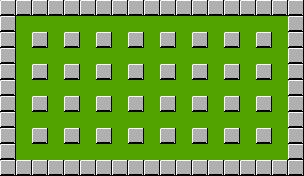

Tiled map render using the project's own tile images. Description and the whole map definition, tile-layer contents included, below:
An orthogonal 19x11 tile map with 16x16 px tiles, 2 tile layers (floor, block).

<map version="1.2" tiledversion="1.2.1" orientation="orthogonal" renderorder="right-down" width="19" height="11" tilewidth="16" tileheight="16" infinite="0" nextlayerid="3" nextobjectid="1">
 <tileset firstgid="1" name="game_element" tilewidth="16" tileheight="16" tilecount="11" columns="11">
  <image source="game_element.png" width="176" height="16" />
 </tileset>
 <layer id="1" name="floor" width="19" height="11">
  <data encoding="csv">
11,11,11,11,11,11,11,11,11,11,11,11,11,11,11,11,11,11,11,
11,11,11,11,11,11,11,11,11,11,11,11,11,11,11,11,11,11,11,
11,11,11,11,11,11,11,11,11,11,11,11,11,11,11,11,11,11,11,
11,11,11,11,11,11,11,11,11,11,11,11,11,11,11,11,11,11,11,
11,11,11,11,11,11,11,11,11,11,11,11,11,11,11,11,11,11,11,
11,11,11,11,11,11,11,11,11,11,11,11,11,11,11,11,11,11,11,
11,11,11,11,11,11,11,11,11,11,11,11,11,11,11,11,11,11,11,
11,11,11,11,11,11,11,11,11,11,11,11,11,11,11,11,11,11,11,
11,11,11,11,11,11,11,11,11,11,11,11,11,11,11,11,11,11,11,
11,11,11,11,11,11,11,11,11,11,11,11,11,11,11,11,11,11,11,
11,11,11,11,11,11,11,11,11,11,11,11,11,11,11,11,11,11,11
</data>
 </layer>
 <layer id="2" name="block" width="19" height="11">
  <data encoding="csv">
10,10,10,10,10,10,10,10,10,10,10,10,10,10,10,10,10,10,10,
10,0,0,0,0,0,0,0,0,0,0,0,0,0,0,0,0,0,10,
10,0,10,0,10,0,10,0,10,0,10,0,10,0,10,0,10,0,10,
10,0,0,0,0,0,0,0,0,0,0,0,0,0,0,0,0,0,10,
10,0,10,0,10,0,10,0,10,0,10,0,10,0,10,0,10,0,10,
10,0,0,0,0,0,0,0,0,0,0,0,0,0,0,0,0,0,10,
10,0,10,0,10,0,10,0,10,0,10,0,10,0,10,0,10,0,10,
10,0,0,0,0,0,0,0,0,0,0,0,0,0,0,0,0,0,10,
10,0,10,0,10,0,10,0,10,0,10,0,10,0,10,0,10,0,10,
10,0,0,0,0,0,0,0,0,0,0,0,0,0,0,0,0,0,10,
10,10,10,10,10,10,10,10,10,10,10,10,10,10,10,10,10,10,10
</data>
 </layer>
</map>